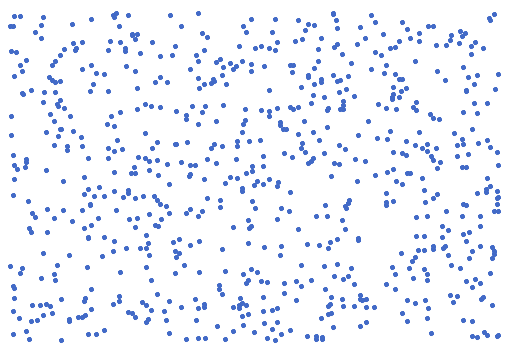
#> input picture CountDotsInPic/count_it.png, 513 x 353 px, found by its file name
$ jupyter execute --allow-errors count_dots.ipynb   (shell and % lines are left out)
#> lines starting #> are read from the running program, lines starting #| are printed output that depends on the picture
[cell 1]
from sklearn.neighbors import KNeighborsClassifier
knn = KNeighborsClassifier()

[cell 2]
from urllib.request import urlretrieve

[cell 3]
url = "https://lh5.googleusercontent.com/yO12GARP3fqmNOZ00zM9Q_nyBVWWfR_xVu8skrvAmhB1hzSJyq_F593jhQqS48aWJyCZ5jzDAQ=w513"
pico = 'count_it.png'
urlretrieve(url, pico)
#> (this line was passed over: the network is not available in this run)

[cell 4]
pico = 'count_it.png'

[cell 5]
from sys import argv
from PIL import Image
import numpy as np

[cell 6]
from collections import Counter

[cell 7]
import matplotlib.pyplot as plt

[cell 8]
# deep = 2, length = 2 ||| dotsize: 2x2
img = Image.open(pico)
#> img is the input picture: PIL image 513x353 RGBA; mean R, G, B, A 239.9, 243.1, 250.5, 255
bw_img = img.convert('1')
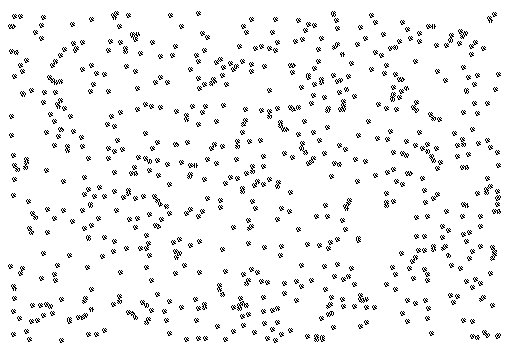
#> bw_img: PIL image 513x353 1; 95% white; black in thin lines or dots
pix = np.array(bw_img, dtype=int)
#> pix: shape (353, 513) int64; values 0 (black) and 1 (white), 95% white; black in thin lines or dots

[cell 9]
b = (pix+1)%2
#> b: shape (353, 513) int64; values 0 (black) and 1 (white), 5% white in thin lines or dots

[cell 10]
21 * 16

[cell 11]
from collections import deque

[cell 12]
m = """
    def right(self, dw, idj):
        # to the right border
        r = True
        sright = idj + 1
        try:
            while r:
                point = dw[sright]
                if point != 0 and point == 1:
                    point = self.count
                    self.rlen += 1
                    self.down(dw+1, sright)
                else:
                    r = False
                sright += 1
        except:
            pass

    def left(self, dw, idj):
        # to the left border
        l = True
        sleft = idj - 1
        if (idj-1) != -1:
            while l:
                point = dw[sleft]
                if point != 0 and point == 1:
                    point = self.count
                    self.llen += 1
                    self.down(dw+1, sleft)
                else:
                    l = False
                sleft -= 1
"""

[cell 13]
class CountDots:
    """ 5x5 pix

    find nah white pixel and change it to float :: 165 -> 0.1
    165 -> blue, 1.0 -> count of founded pixel | float to nah change it

    for row in pix:
        for column in row:
            if column.value != 255 and column.value not float:
                change column.value to float

                # check down value
                if pix[row+1] != 255 and ...: change it
                and check left, right side
    """

    def __init__(self):
        #self.b = (pix+1)%2
        self.och = deque()
        self.photo = Image.open(pico) #your image
        self.photo = self.photo.convert('RGB')
        self.width = self.photo.size[0]
#> self.width = 513
        self.height = self.photo.size[1]
#> self.height = 353
        self.copied = zeros((self.width, self.height))
        #self.llen = 0
        #self.rlen = 0
        self.deep = 1
        self.count = 0.1
        self.length = 0

    # [101 lines left out: functions update_len, right, left, down, des, not called in this run]

    """
    def run(self):
        #define W and H
        width = self.photo.size[0]
        height = self.photo.size[1]

        for y in range(0, height): #each pixel has coordinates
            for x in range(0, width):
                RGB = photo.getpixel((x,y))
                _,_,B = RGB  #now you can use the RGB value
                if B != 255 and not isinstance(B, float):
                    self. = self.count
                    try:
                        dw = self.b[idi+1][idj]
                        if dw != 0 and dw == 1:
                            #print('deep: ', self.deep)
                            self.down(idi+1, idj, "root")
                            self.count += 1
                            print('count: ', self.count)
                    except IndexError:
                        pass
    """

    # [15 lines left out: function start, not called in this run]

#> (a cell that did not finish here is left out)

[cell 15]
import matplotlib.image as mpimg

[cell 16]
img = mpimg.imread(pico)
#> img: shape (353, 513, 4) float32

[cell 17]
img.argmax()
#> Out = 0

[cell 18]
from PIL import Image

[cell 19]
photo = Image.open(pico) #your image
photo = photo.convert('RGB')

width = photo.size[0] #define W and H
#> width = 513
height = photo.size[1]
#> height = 353

X = []
Y = []


for y in range(0, height): #each pixel has coordinates
    for x in range(0, width):

        RGB = photo.getpixel((x,y))
        _,_,B = RGB  #now you can use the RGB value
        if B != 255:
            #print(B)
            X.append(x)
            Y.append(y)
#> after the loop, X = 19347 values, max 500 at index 3604, min 8 at index 568, mean 258.5; Y = 19347 values from 11 to 343

[cell 20]
import numpy as np

[cell 21]
plt.scatter(X, Y, label='Point (X:Y)', color='k')
plt.xlabel('X')
plt.ylabel('Y')
plt.title('Count Dots')
plt.legend()
plt.show()
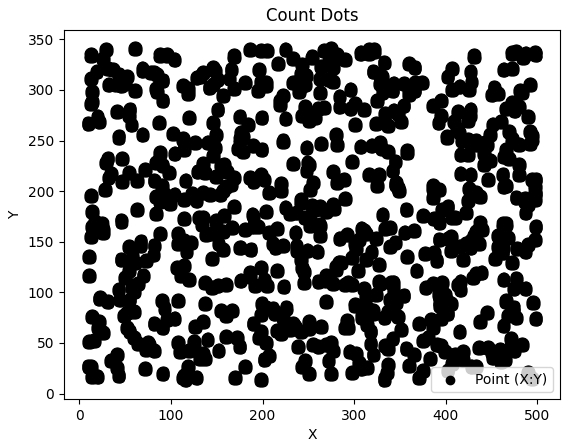
#> figure drawn by matplotlib, 1 panel

[cell 22]
# nah WHITE Pixels in pic
len(X)
#> Out = 19347

[cell 23]
# DOTSIZE = 5x5
len(X)/5
#> Out = 3869.4

[cell 24]
XX = np.array(list(zip(X, Y))).reshape(len(X), 2)
#> XX = 19347 pairs, first value 8 to 500, second value 11 to 343

[cell 25]
k = 3869

[cell 26]
from sklearn.cluster import KMeans

[cell 27]
kme = KMeans(n_clusters=k).fit(XX)

#> (a cell that did not finish here is left out)

[cell 29]
coordinatesCenter = []
def find_center(xl, yl, coor):
    x_cen = np.sum(xl)/len(xl)
#> x_cen = 258.5
    y_cen = np.sum(yl)/len(yl)
#> y_cen = 175.9
    coor.append(x_cen)
    coor.append(y_cen)


find_center(X, Y, coordinatesCenter)

np.array(coordinatesCenter)

[cell 30]
from numpy import zeros

[cell 31]
# [6 lines of commented-out code are left out]

[cell 32]
# new_arr.clear()
# new_arr

[cell 33]
mn = [1, 2, 3]
sm = [4, 5, 6]

[cell 34]
mn.extend(sm)

[cell 35]
1 + 1 + 0

[cell 36]
mn = deque([1, 2, 3])

[cell 37]
max(mn)

[cell 38]
from sklearn.cluster import KMeans

[cell 39]
b.shape
#> Out = (353, 513)
